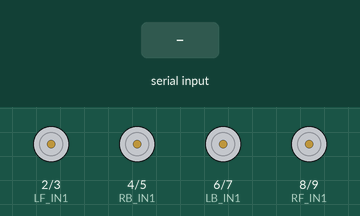
A sketch run on a simulated Arduino Mega 2560, built with avr-gcc and run on an emulated ATmega2560. On the bench: motor-driver pin pairs drawn as motors (green arrow = first pin HIGH = forward, orange = second pin HIGH = backward, longer = more drive). Inputs (shaded band) come from the test bench. What the sketch prints to the serial monitor is not drawn.

Above: at 1.2 s.
1.3 s: "VEL,1\n" received over Serial
At 1.7 s:
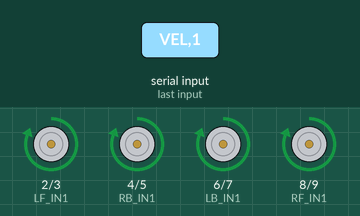
Timing chart, 0 to 4.3 s (numbered marks = the images above; inputs shaded):
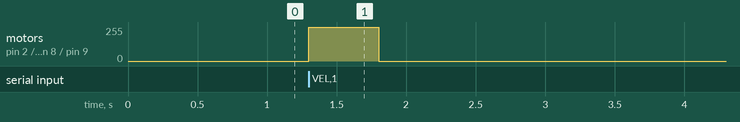

Measured:
- after the input at 1.3 s, motor on pin 2 (LF_IN1) / pin 3 (LF_IN2), motor on pin 4 (RB_IN1) / pin 5 (RB_IN2), motor on pin 6 (LB_IN1) / pin 7 (LB_IN2), motor on pin 8 (RF_IN1) / pin 9 (RF_IN2): stopped → forward 255/255 at once, → stopped 0.50 s later

The sketch:

ros2_ab_with_encoder.ino
```cpp
/*********************************************************************
 * Four-Wheel Motor + Encoder Firmware for Arduino MEGA
 * Matches user wiring EXACTLY
 *
 * Sends:  ENC,LF,RF,LB,RB
 * Expects: VEL,linear,angular
 *          STOP
 *********************************************************************/

/////////////////////////// PIN MAP /////////////////////////////////

// ---------------------- MOTOR PINS -------------------------------
// Driver 1 (M1 = LF, M2 = RB)
#define LF_IN1 2
#define LF_IN2 3
#define RB_IN1 4
#define RB_IN2 5

// Driver 2 (M3 = LB, M4 = RF)
#define LB_IN1 6
#define LB_IN2 7
#define RF_IN1 8
#define RF_IN2 9

// --------------- ENCODER PINS (quadrature) ------------------------
// LF encoder → pins 10, 11
#define LF_ENC_A 10
#define LF_ENC_B 11

// RB encoder → pins 12, 13
#define RB_ENC_A 12
#define RB_ENC_B 13

// LB encoder → pins 24, 25
#define LB_ENC_A 24
#define LB_ENC_B 25

// RF encoder → pins 22, 23
#define RF_ENC_A 22
#define RF_ENC_B 23

/////////////////////////////////////////////////////////////////////

/////////////////////// ENCODER COUNTERS ////////////////////////////
volatile long lf_count = 0;
volatile long rf_count = 0;
volatile long lb_count = 0;
volatile long rb_count = 0;

/////////////////////// ENCODER ISRs ////////////////////////////////

void encLF() { lf_count += (digitalRead(LF_ENC_A) == digitalRead(LF_ENC_B)) ? 1 : -1; }
void encRB() { rb_count += (digitalRead(RB_ENC_A) == digitalRead(RB_ENC_B)) ? 1 : -1; }
void encLB() { lb_count += (digitalRead(LB_ENC_A) == digitalRead(LB_ENC_B)) ? 1 : -1; }
void encRF() { rf_count += (digitalRead(RF_ENC_A) == digitalRead(RF_ENC_B)) ? 1 : -1; }

/////////////////////////////////////////////////////////////////////

//////////////////////// CONTROL CONSTANTS //////////////////////////
float lin_cmd = 0;
float ang_cmd = 0;

const float wheel_separation = 0.30;  // meters
const int max_pwm = 255;

unsigned long last_cmd_time = 0;
const unsigned long CMD_TIMEOUT = 500; // ms

/////////////////////////////////////////////////////////////////////

//////////////////// MOTOR CONTROL HELPERS //////////////////////////
void driveMotor(int in1, int in2, int pwm)
{
    pwm = constrain(pwm, -255, 255);

    if (pwm > 0) {
        analogWrite(in1, pwm);
        analogWrite(in2, 0);
    } else if (pwm < 0) {
        analogWrite(in1, 0);
        analogWrite(in2, -pwm);
    } else {
        analogWrite(in1, 0);
        analogWrite(in2, 0);
    }
}

void stopAll()
{
    driveMotor(LF_IN1, LF_IN2, 0);
    driveMotor(RB_IN1, RB_IN2, 0);
    driveMotor(LB_IN1, LB_IN2, 0);
    driveMotor(RF_IN1, RF_IN2, 0);
}

/////////////////////////////////////////////////////////////////////

//////////////////////////// SETUP //////////////////////////////////
void setup()
{
    Serial.begin(57600);

    // Motor output pins
    pinMode(LF_IN1, OUTPUT);
    pinMode(LF_IN2, OUTPUT);
    pinMode(RB_IN1, OUTPUT);
    pinMode(RB_IN2, OUTPUT);
    pinMode(LB_IN1, OUTPUT);
    pinMode(LB_IN2, OUTPUT);
    pinMode(RF_IN1, OUTPUT);
    pinMode(RF_IN2, OUTPUT);

    // Encoder pins
    pinMode(LF_ENC_A, INPUT_PULLUP);
    pinMode(LF_ENC_B, INPUT_PULLUP);

    pinMode(RB_ENC_A, INPUT_PULLUP);
    pinMode(RB_ENC_B, INPUT_PULLUP);

    pinMode(LB_ENC_A, INPUT_PULLUP);
    pinMode(LB_ENC_B, INPUT_PULLUP);

    pinMode(RF_ENC_A, INPUT_PULLUP);
    pinMode(RF_ENC_B, INPUT_PULLUP);

    // Encoder interrupts
    attachInterrupt(digitalPinToInterrupt(LF_ENC_A), encLF, CHANGE);
    attachInterrupt(digitalPinToInterrupt(RB_ENC_A), encRB, CHANGE);
    attachInterrupt(digitalPinToInterrupt(LB_ENC_A), encLB, CHANGE);
    attachInterrupt(digitalPinToInterrupt(RF_ENC_A), encRF, CHANGE);

    last_cmd_time = millis();
}

/////////////////////////////////////////////////////////////////////

///////////////////////// MAIN LOOP //////////////////////////////////
void loop()
{
    // ----------------- Handle Serial commands ----------------------
    if (Serial.available())
    {
        String line = Serial.readStringUntil('\n');
        line.trim();

        if (line.startsWith("VEL"))
        {
            int c1 = line.indexOf(',');
            int c2 = line.indexOf(',', c1 + 1);

            lin_cmd = line.substring(c1 + 1, c2).toFloat();
            ang_cmd = line.substring(c2 + 1).toFloat();

            last_cmd_time = millis();
        }
        else if (line.startsWith("STOP"))
        {
            lin_cmd = 0;
            ang_cmd = 0;
            stopAll();
        }
    }

    // --------- Watchdog: if no cmd, stop motors ----------
    if (millis() - last_cmd_time > CMD_TIMEOUT) {
        lin_cmd = 0;
        ang_cmd = 0;
    }

    // ---------------- Kinematics → wheel speeds ---------------------
    float v_left  = lin_cmd - ang_cmd * (wheel_separation / 2.0);
    float v_right = lin_cmd + ang_cmd * (wheel_separation / 2.0);

    int pwm_left  = constrain(v_left  * 400, -255, 255); // scale for your motors
    int pwm_right = constrain(v_right * 400, -255, 255);

    // ---------------- Drive all 4 wheels -----------------------------
    driveMotor(LF_IN1, LF_IN2, pwm_left);
    driveMotor(LB_IN1, LB_IN2, pwm_left);
    driveMotor(RF_IN1, RF_IN2, pwm_right);
    driveMotor(RB_IN1, RB_IN2, pwm_right);

    // ---------------- Send encoder data every 20ms -------------------
    static unsigned long t_last = 0;
    if (millis() - t_last > 20)
    {
        noInterrupts();
        long lf = lf_count;
        long rf = rf_count;
        long lb = lb_count;
        long rb = rb_count;
        interrupts();

        Serial.print("ENC,");
        Serial.print(lf); Serial.print(",");
        Serial.print(rf); Serial.print(",");
        Serial.print(lb); Serial.print(",");
        Serial.println(rb);

        t_last = millis();
    }
}
```
